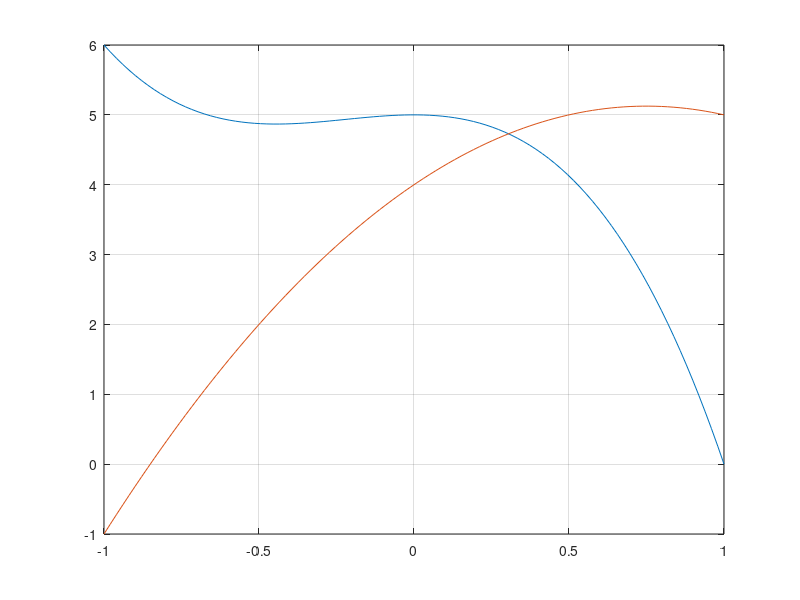

Here is the MATLAB script that generated this plot: (Note: this script raises an error after producing the figure.)
X=linspace(-1,1);
Y1=5-3*X.^3-2*X.^2;
Y2=4-2*X.^2+3*X;
plot(X,Y1,X,Y2);
grid;
syms x y;
[x, y]=solve('3*x^3+2*x^2+y=5', '2*x^2-3*x+y=4');
disp(vpa(x,4));
disp(vpa(y,4));